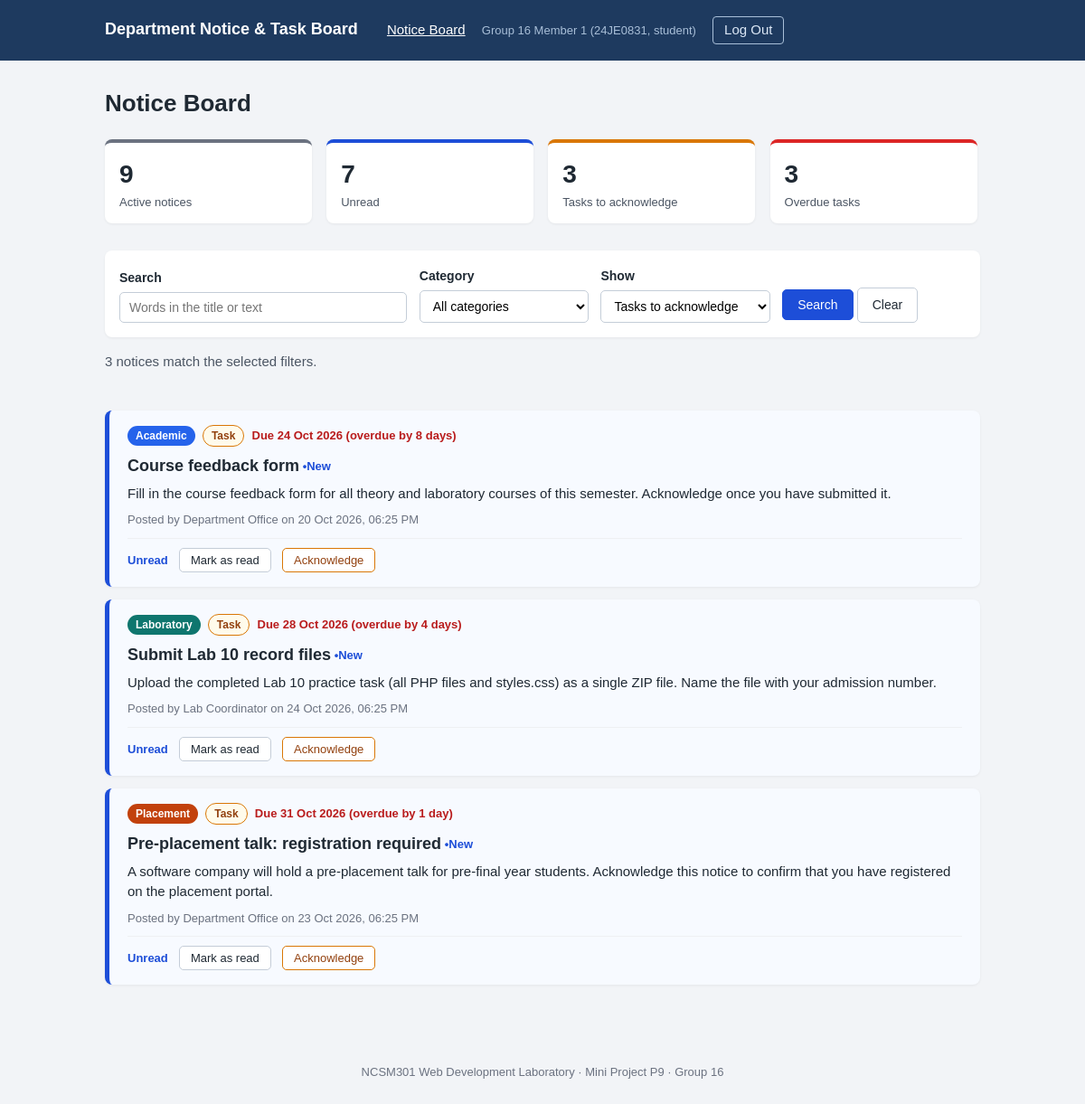
Screenshot of /index.php?view=pending (signed in) with the database file from the repository.
### tables this page shows
CREATE TABLE notices (
    notice_id    INT AUTO_INCREMENT PRIMARY KEY,
    title        VARCHAR(150) NOT NULL,
    body         TEXT         NOT NULL,
    category_id  INT          NOT NULL,
    posted_by    INT          NOT NULL,
    due_date     DATE         NULL,
    requires_ack TINYINT(1)   NOT NULL DEFAULT 0,
    is_active    TINYINT(1)   NOT NULL DEFAULT 1,
    created_at   TIMESTAMP    NOT NULL DEFAULT CURRENT_TIMESTAMP,
    FOREIGN KEY (category_id) REFERENCES categories (category_id),
    FOREIGN KEY (posted_by) REFERENCES users (user_id)
);

CREATE TABLE categories (
    category_id INT AUTO_INCREMENT PRIMARY KEY,
    name        VARCHAR(30) NOT NULL UNIQUE
);

CREATE TABLE users (
    user_id       INT AUTO_INCREMENT PRIMARY KEY,
    login_id      VARCHAR(20)  NOT NULL UNIQUE,
    full_name     VARCHAR(100) NOT NULL,
    password_hash VARCHAR(255) NOT NULL,
    role          VARCHAR(10)  NOT NULL DEFAULT 'student',
    CHECK (role IN ('student', 'staff'))
);

### functions.php (called while the page is built, shortened)
<?php
function get_summary($pdo, $userId) {
    $statement = $pdo->prepare(
        "SELECT COUNT(*) AS total,
                SUM(s.read_at IS NULL) AS unread,
                SUM(n.requires_ack = 1 AND s.acknowledged_at IS NULL) AS pending,
                SUM(n.requires_ack = 1 AND s.acknowledged_at IS NULL AND n.due_date < :today) AS overdue
         FROM notices n
         LEFT JOIN notice_reads s ON s.notice_id = n.notice_id AND s.user_id = :userId
         WHERE n.is_active = 1"
    );
    $statement->execute([":today" => date("Y-m-d"), ":userId" => $userId]);
    $row = $statement->fetch();
    return [
        "total" => (int) $row["total"],
        "unread" => (int) $row["unread"],
        "pending" => (int) $row["pending"],
        "overdue" => (int) $row["overdue"],
    ];
}
function describe_due_date($dueDate) {
    $today = new DateTime(date("Y-m-d"));
    $due = new DateTime($dueDate);
    $days = (int) $today->diff($due)->format("%r%a");
    $label = "Due " . $due->format("d M Y");
    if ($days < 0) {
        $overdueBy = -$days;
        return [$label . " (overdue by " . $overdueBy . ($overdueBy === 1 ? " day)" : " days)"), "due-overdue"];
    } elseif ($days === 0) {
        return [$label . " (today)", "due-soon"];
    } elseif ($days <= 3) {
        return [$label . " (in " . $days . ($days === 1 ? " day)" : " days)"), "due-soon"];
    }
    return [$label . " (in " . $days . " days)", "due-later"];
}
function describe_state($readAt, $acknowledgedAt) {
    return ["Unread", "state-unread"];
}
?>

### index.php (the view, shortened to what this page needs)
<?php
require "db.php";
require "functions.php";
$userId = $_SESSION["userId"];
$search = isset($_GET["q"]) ? trim($_GET["q"]) : "";
$categoryId = isset($_GET["category"]) ? (int) $_GET["category"] : 0;
$view = isset($_GET["view"]) ? $_GET["view"] : "all";
$views = [
    "all" => "All notices",
    "unread" => "Unread",
    "pending" => "Tasks to acknowledge",
    "acknowledged" => "Acknowledged",
];
$conditions = ["n.is_active = 1"];
$params = [":userId" => $userId];
if ($view === "unread") {
    $conditions[] = "s.read_at IS NULL";
} elseif ($view === "pending") {
    $conditions[] = "n.requires_ack = 1 AND s.acknowledged_at IS NULL";
} elseif ($view === "acknowledged") {
    $conditions[] = "s.acknowledged_at IS NOT NULL";
}
if ($view === "pending") {
    $orderBy = "n.due_date IS NULL, n.due_date, n.created_at DESC";
} else {
    $orderBy = "n.created_at DESC";
}
$sql = "SELECT n.notice_id, n.title, n.body, n.due_date, n.requires_ack, n.created_at,
               c.name AS category, u.full_name AS posted_by,
               s.read_at, s.acknowledged_at
        FROM notices n
        JOIN categories c ON n.category_id = c.category_id
        JOIN users u ON n.posted_by = u.user_id
        LEFT JOIN notice_reads s ON s.notice_id = n.notice_id AND s.user_id = :userId
        WHERE " . implode(" AND ", $conditions) . "
        ORDER BY " . $orderBy;
$statement = $pdo->prepare($sql);
$statement->execute($params);
$notices = $statement->fetchAll();
$summary = get_summary($pdo, $userId);
$isFiltered = $search !== "" || $categoryId > 0 || $view !== "all";
require "header.php";
?>
    <main class="page-container">
        <h1>Notice Board</h1>
        <section class="summary" aria-label="Your summary">
            <a class="summary-tile" href="index.php">
                <span class="summary-number" id="summary-total"><?php echo $summary["total"]; ?></span>
                <span class="summary-label">Active notices</span>
            </a>
            <a class="summary-tile tile-unread" href="index.php?view=unread">
                <span class="summary-number" id="summary-unread"><?php echo $summary["unread"]; ?></span>
                <span class="summary-label">Unread</span>
            </a>
            <a class="summary-tile tile-pending" href="index.php?view=pending">
                <span class="summary-number" id="summary-pending"><?php echo $summary["pending"]; ?></span>
                <span class="summary-label">Tasks to acknowledge</span>
            </a>
            <a class="summary-tile tile-overdue" href="index.php?view=pending">
                <span class="summary-number" id="summary-overdue"><?php echo $summary["overdue"]; ?></span>
                <span class="summary-label">Overdue tasks</span>
            </a>
        </section>
        <form id="filter-form" class="filter-bar" action="index.php" method="get">
            <div class="filter-field filter-search">
                <label for="search">Search</label>
                <input type="text" id="search" name="q" maxlength="100"
                       placeholder="Words in the title or text"
                       value="<?php echo htmlspecialchars($search); ?>">
            </div>
            <div class="filter-field">
                <label for="category">Category</label>
                <select id="category" name="category">
                    <option value="0">All categories</option>
                </select>
            </div>
            <div class="filter-field">
                <label for="view">Show</label>
                <select id="view" name="view">
                    <?php foreach ($views as $value => $label): ?>
                        <option value="<?php echo $value; ?>" <?php echo $value === $view ? "selected" : ""; ?>>
                            <?php echo htmlspecialchars($label); ?>
                        </option>
                    <?php endforeach; ?>
                </select>
            </div>
            <div class="filter-field filter-buttons">
                <button type="submit" class="button-primary">Search</button>
                <a href="index.php" class="button-link">Clear</a>
            </div>
        </form>
        <p class="result-count">
            <?php
            echo count($notices) === 1 ? "1 notice" : count($notices) . " notices";
            echo $isFiltered ? " match the selected filters." : " on the board.";
            ?>
        </p>
        <p id="board-message" class="status-message" aria-live="polite"></p>
        <div class="notice-list">
            <?php foreach ($notices as $notice): ?>
                <?php
                list($stateText, $stateClass) = describe_state($notice["read_at"], $notice["acknowledged_at"]);
                $isUnread = $notice["read_at"] === null;
                $needsAck = $notice["requires_ack"] == 1 && $notice["acknowledged_at"] === null;
                ?>
                <article class="notice-card <?php echo $isUnread ? "is-unread" : ""; ?>" id="notice-<?php echo $notice["notice_id"]; ?>">
                    <div class="notice-tags">
                        <span class="badge badge-<?php echo strtolower(htmlspecialchars($notice["category"])); ?>">
                            <?php echo htmlspecialchars($notice["category"]); ?>
                        </span>
                        <?php if ($notice["requires_ack"] == 1): ?>
                            <span class="badge badge-task">Task</span>
                        <?php endif; ?>
                        <?php if ($notice["due_date"] !== null): ?>
                            <?php list($dueText, $dueClass) = describe_due_date($notice["due_date"]); ?>
                            <span class="due-date <?php echo $notice["acknowledged_at"] !== null ? "due-done" : $dueClass; ?>">
                                <?php echo htmlspecialchars($dueText); ?>
                            </span>
                        <?php endif; ?>
                    </div>
                    <h2 class="notice-title"><?php echo htmlspecialchars($notice["title"]); ?></h2>
                    <p class="notice-body"><?php echo nl2br(htmlspecialchars($notice["body"])); ?></p>
                    <p class="notice-meta">
                        Posted by <?php echo htmlspecialchars($notice["posted_by"]); ?>
                        on <?php echo date("d M Y, h:i A", strtotime($notice["created_at"])); ?>
                    </p>
                    <div class="notice-actions">
                        <span class="state <?php echo $stateClass; ?>"><?php echo htmlspecialchars($stateText); ?></span>
                        <?php if ($isUnread): ?>
                            <button type="button" class="status-button mark-read-button"
                                    data-notice-id="<?php echo $notice["notice_id"]; ?>" data-action="read">Mark as read</button>
                        <?php endif; ?>
                        <?php if ($needsAck): ?>
                            <button type="button" class="status-button ack-button"
                                    data-notice-id="<?php echo $notice["notice_id"]; ?>" data-action="acknowledge">Acknowledge</button>
                        <?php endif; ?>
                    </div>
                </article>
            <?php endforeach; ?>
        </div>
    </main>
<?php require "footer.php"; ?>
</body>
</html>

### styles.css (style rules this page uses)
* { box-sizing: border-box; }
body { margin: 0; font-family: Arial, Helvetica, sans-serif; font-size: 15px; line-height: 1.5; color: #1f2933; background-color: #f2f4f7; }
h1 { margin: 0 0 20px; font-size: 26px; }
h2 { margin: 0 0 12px; font-size: 19px; }
a { color: #1d4ed8; }
.page-container { max-width: 1000px; margin: 0 auto; padding: 28px 16px 40px; }
button, .button-link { display: inline-block; padding: 8px 16px; border: 1px solid #c4cdd8; border-radius: 5px; background-color: #ffffff; color: #1f2933; font-size: 14px; text-decoration: none; cursor: pointer; }
.button-primary { border-color: #1d4ed8; background-color: #1d4ed8; color: #ffffff; }
label { display: block; margin: 14px 0 5px; font-weight: bold; font-size: 14px; }
input[type="text"], input[type="password"], input[type="date"], select, textarea { width: 100%; padding: 8px 10px; border: 1px solid #c4cdd8; border-radius: 5px; font-family: inherit; font-size: 14px; background-color: #ffffff; }
.status-message, .form-message { min-height: 22px; margin: 10px 0; color: #14532d; font-weight: bold; }
.summary { margin: 0 -6px 18px; }
.summary-tile { display: inline-block; vertical-align: top; width: calc(25% - 16px); margin: 0 6px 12px; padding: 14px 16px; border-radius: 8px; border-top: 4px solid #6b7280; background-color: #ffffff; color: #1f2933; text-decoration: none; box-shadow: 0 1px 3px rgba(0, 0, 0, 0.06); }
.summary-number { display: block; font-size: 28px; font-weight: bold; }
.summary-label { display: block; color: #4b5563; font-size: 13px; }
.tile-unread { border-top-color: #1d4ed8; }
.tile-pending { border-top-color: #d97706; }
.tile-overdue { border-top-color: #dc2626; }
.filter-bar { padding: 4px 16px 16px; border-radius: 8px; background-color: #ffffff; box-shadow: 0 1px 3px rgba(0, 0, 0, 0.06); }
.filter-field { display: inline-block; vertical-align: bottom; width: 20%; margin-right: 1%; }
.filter-field.filter-search { width: 34%; }
.filter-field.filter-buttons { width: auto; margin-right: 0; }
.filter-buttons button, .filter-buttons .button-link { margin-top: 10px; }
.result-count { margin: 16px 0 0; color: #4b5563; }
.notice-card { margin-bottom: 14px; padding: 16px 20px; border-left: 5px solid #d1d5db; border-radius: 8px; background-color: #ffffff; box-shadow: 0 1px 3px rgba(0, 0, 0, 0.06); }
.notice-card.is-unread { border-left-color: #1d4ed8; background-color: #f7faff; }
.notice-title { margin: 8px 0 6px; font-size: 18px; }
.notice-card.is-unread .notice-title::after { content: " \2022 New"; color: #1d4ed8; font-size: 13px; vertical-align: middle; }
.notice-body { margin: 0 0 8px; }
.notice-meta { margin: 0 0 10px; color: #6b7280; font-size: 13px; }
.notice-actions { padding-top: 10px; border-top: 1px solid #eef0f3; }
.notice-actions button { margin-left: 8px; padding: 5px 12px; font-size: 13px; }
.ack-button { border-color: #d97706; color: #92400e; }
.badge { display: inline-block; margin-right: 4px; padding: 2px 9px; border-radius: 12px; font-size: 12px; font-weight: bold; color: #ffffff; background-color: #6b7280; }
.badge-academic { background-color: #2563eb; }
.badge-laboratory { background-color: #0f766e; }
.badge-placement { background-color: #c2410c; }
.badge-task { border: 1px solid #d97706; background-color: #fffbeb; color: #92400e; }
.due-date { display: inline-block; font-size: 13px; font-weight: bold; }
.due-overdue { color: #b91c1c; }
.state { display: inline-block; font-size: 13px; font-weight: bold; }
.state-unread { color: #1d4ed8; }

### rows the page displays
notices: category.name "Academic", requires_ack "Task", dueText "Due 24 Oct 2026 (overdue by 8 days)", title "Course feedback form", body "Fill in the course feedback form for all theory and laboratory courses of this semester. Acknowledge once you have submitted it.", posted_by.full_name "Department Office", created_at "20 Oct 2026, 06:25 PM", stateText "Unread"
notices: category.name "Laboratory", requires_ack "Task", dueText "Due 28 Oct 2026 (overdue by 4 days)", title "Submit Lab 10 record files", body "Upload the completed Lab 10 practice task (all PHP files and styles.css) as a single ZIP file. Name the file with your admission number.", posted_by.full_name "Lab Coordinator", created_at "24 Oct 2026, 06:25 PM", stateText "Unread"
notices: category.name "Placement", requires_ack "Task", dueText "Due 31 Oct 2026 (overdue by 1 day)", title "Pre-placement talk: registration required", body "A software company will hold a pre-placement talk for pre-final year students. Acknowledge this notice to confirm that you have registered on the placement portal.", posted_by.full_name "Department Office", created_at "23 Oct 2026, 06:25 PM", stateText "Unread"

### other values shown
$_SESSION["fullName"] "Group 16 Member 1"
$_SESSION["loginId"] "24JE0831"
$_SESSION["role"] "student"
$summary["total"] "9"
$summary["unread"] "7"
$summary["pending"] "3"
$summary["overdue"] "3"
count($notices) "3"
form field view "Tasks to acknowledge"
